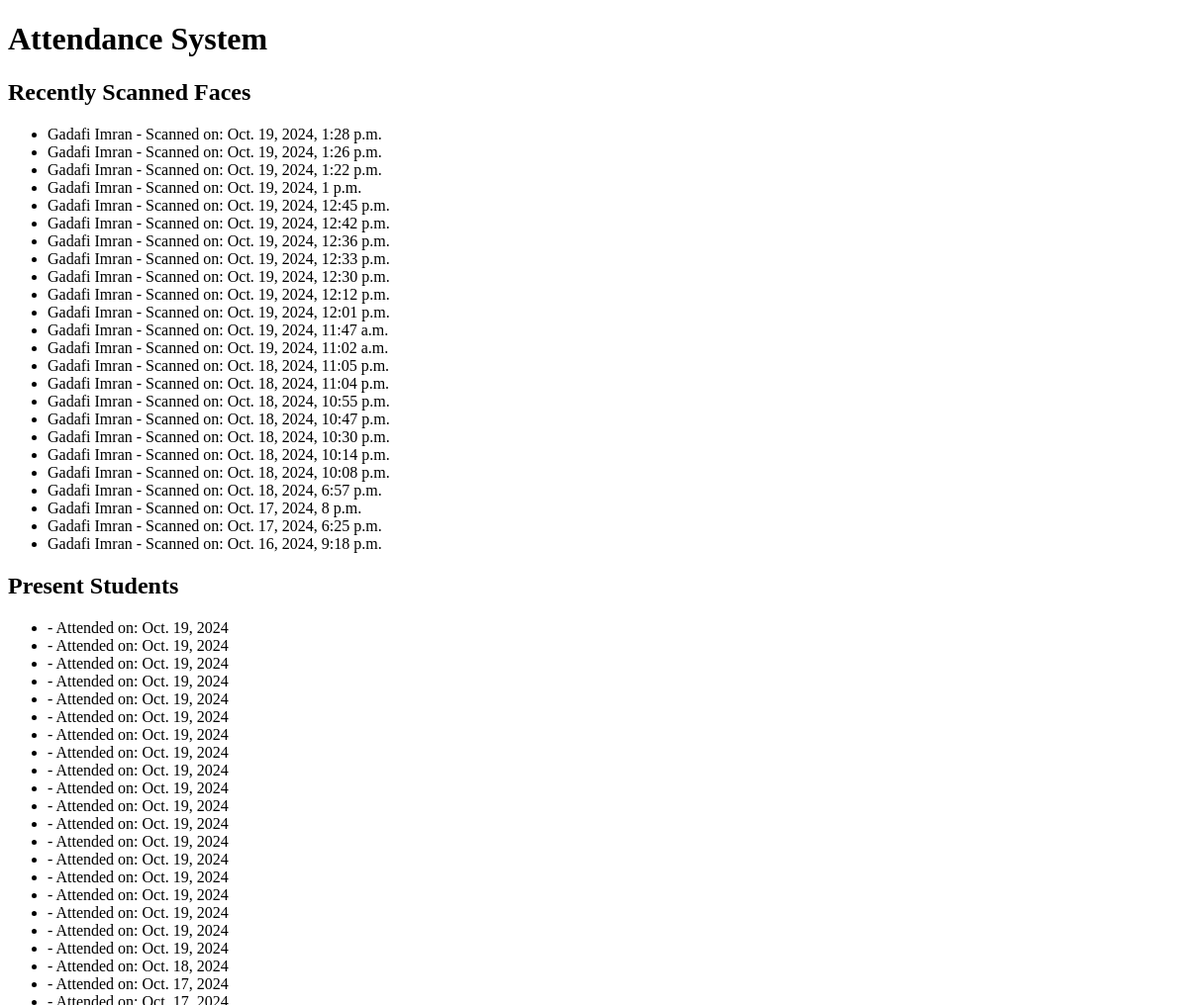
Before: /index/ (upper part) with the older database file.
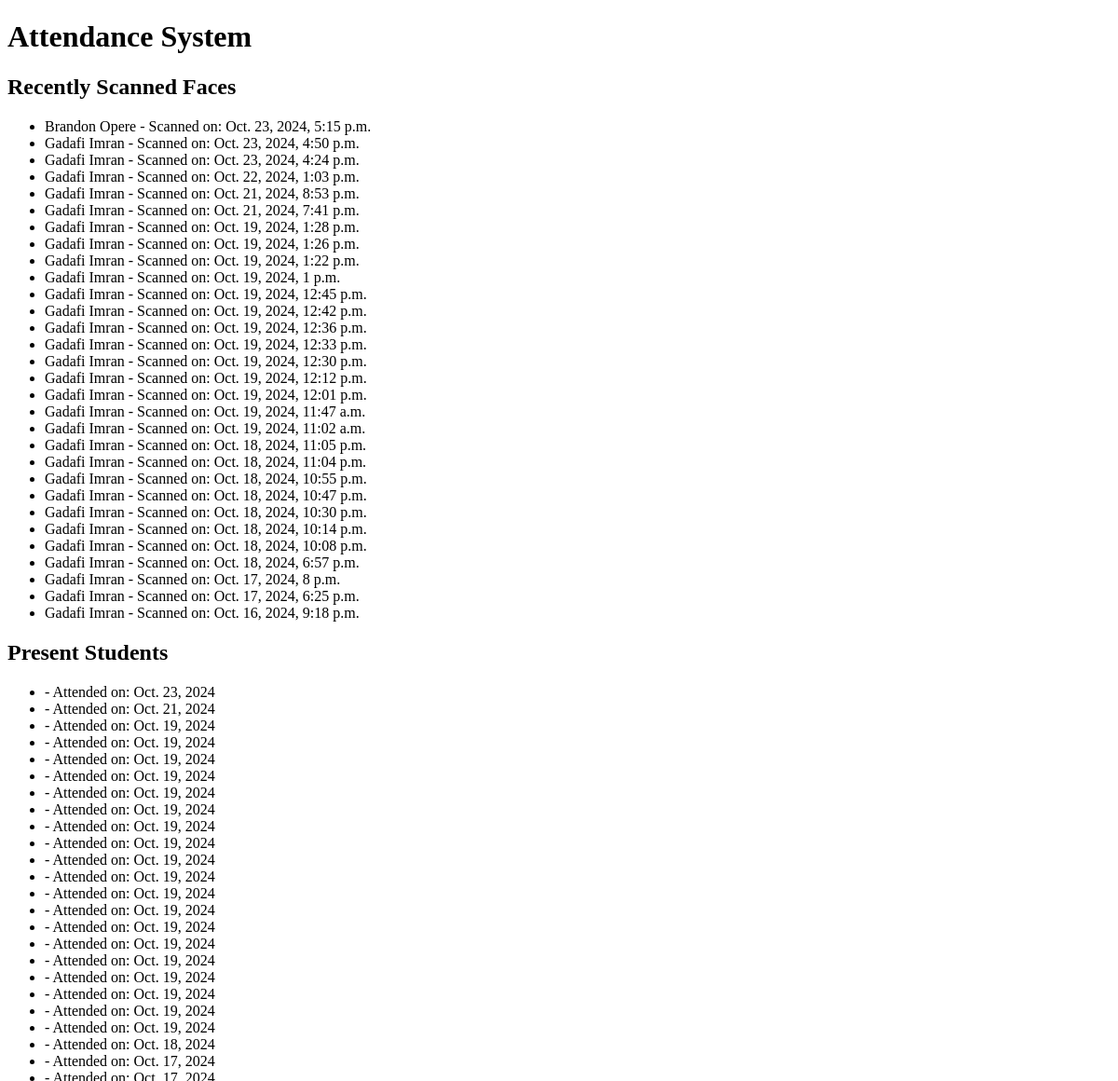
After: the same page with the newer database file.
### attendance/models.py (models this page shows, shortened)
class LastFace(models.Model):
    profile = models.ForeignKey(StudentProfile, on_delete=models.CASCADE)
    date = models.DateTimeField(auto_now_add=True)

class StudentProfile(models.Model):
    user_name = models.CharField(max_length=300)
    first_name = models.CharField(max_length=70)
    last_name = models.CharField(max_length=70)
    reg_no = models.CharField(max_length=70)  # Registration number should be a CharField for alphanumeric codes
    phone = models.CharField(max_length=15)  # Using CharField to accommodate special characters like '+'
    email = models.EmailField()
    dob = models.DateField()  # Date of birth
    course = models.CharField(max_length=200)
    religion = models.CharField(max_length=70)
    games = models.CharField(max_length=70)
    hostel = models.CharField(max_length=70)
    room_no = models.CharField(max_length=70)
    year = models.CharField(max_length=70 ,null=True, blank=False)
    fee_balance = models.CharField(max_length=70,null=True, blank=False)
    parents_phone = models.CharField(max_length=15)  # CharField for phone
    parents_name = models.CharField(max_length=70)
    address = models.CharField(max_length=100)  # Increased length for more flexibility
    role = models.CharField(choices=ROLES, max_length=20, null=True, blank=False, default='student')
    image = models.ImageField(upload_to='profile_images/',null=True, blank=False)
    updated = models.DateTimeField(auto_now=True)

class Attendance(models.Model):
    student = models.ForeignKey(Student, on_delete=models.CASCADE)
    unit = models.ForeignKey(Unit, on_delete=models.CASCADE)
    week = models.CharField(max_length=50)  # Added week field to track attendance by week
    date = models.DateField(auto_now_add=True)
    present = models.BooleanField(default=False)

### attendance/views.py (the view)
# urls.py: path('index/', views.index, name='index'),  # Home page to display scanned attendance
def index(request):
    scanned = LastFace.objects.all().order_by('date').reverse()
    present_students = Attendance.objects.filter(present=True).order_by('date').reverse()
    absent_students = Attendance.objects.filter(present=False).order_by('date')
    context = {
        'scanned': scanned,
        'present_students': present_students,
        'absent_students': absent_students,
    }
    return render(request, 'core/index.html', context)

### templates/core/index.html (shortened to what this page needs)
{% load static %}
<!DOCTYPE html>
<html lang="en">
<head>
    <link rel="stylesheet" href="{% static 'css/style.css' %}">
</head>
<body>
    <header>
        <h1>Attendance System</h1>
    </header>
    <main>
        <section>
            <h2>Recently Scanned Faces</h2>
            <ul>
                {% for face in scanned %}
                    <li>{{ face.profile.first_name }} {{ face.profile.last_name }} - Scanned on: {{ face.date }}</li>
                {% empty %}
                    <li>No faces scanned yet.</li>
                {% endfor %}
            </ul>
        </section>
        <section>
            <h2>Present Students</h2>
            <ul>
                {% for student in present_students %}
                    <li>{{ student.student.first_name }} {{ student.student.last_name }} - Attended on: {{ student.date }}</li>
                {% empty %}
                    <li>No students present today.</li>
                {% endfor %}
            </ul>
        </section>
    </main>
</body>
</html>

Changed rows visible on the page:
added LastFace: profile.first_name "Brandon", profile.last_name "Opere", date "Oct. 23, 2024, 5:15 p.m."
added LastFace: profile.first_name "Gadafi", profile.last_name "Imran", date "Oct. 23, 2024, 4:50 p.m."
added LastFace: profile.first_name "Gadafi", profile.last_name "Imran", date "Oct. 23, 2024, 4:24 p.m."
added LastFace: profile.first_name "Gadafi", profile.last_name "Imran", date "Oct. 22, 2024, 1:03 p.m."
added LastFace: profile.first_name "Gadafi", profile.last_name "Imran", date "Oct. 21, 2024, 8:53 p.m."
added LastFace: profile.first_name "Gadafi", profile.last_name "Imran", date "Oct. 21, 2024, 7:41 p.m."
added Attendance: date "Oct. 23, 2024"
added Attendance: date "Oct. 21, 2024"
